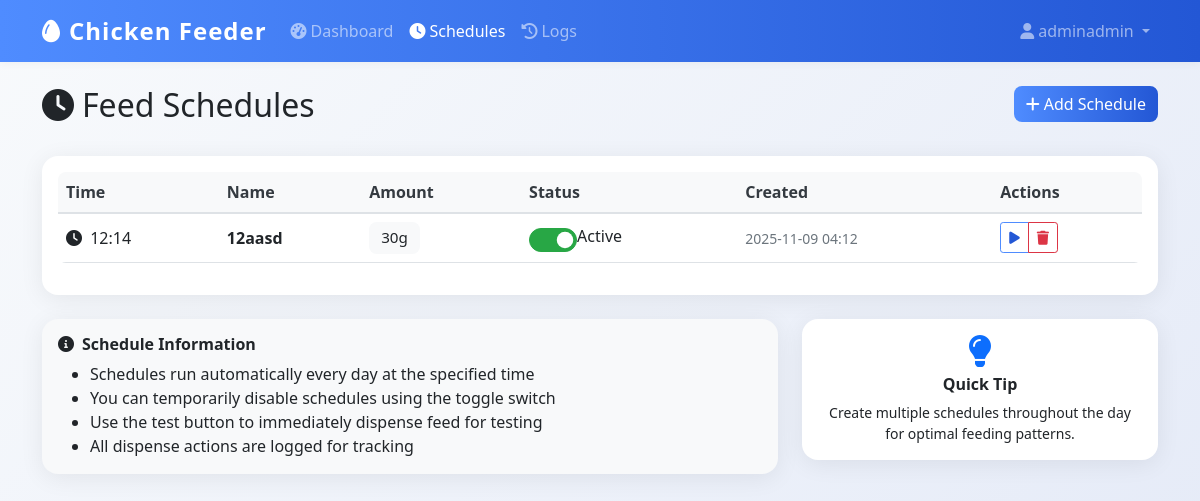
Screenshot of /schedules (signed in) with the database file from the repository.
### app.py (models this page shows)
class User(UserMixin, db.Model):
    id = db.Column(db.Integer, primary_key=True)
    username = db.Column(db.String(80), unique=True, nullable=False)
    email = db.Column(db.String(120), unique=True, nullable=False)
    password_hash = db.Column(db.String(120), nullable=False)
    is_admin = db.Column(db.Boolean, default=True)
    created_at = db.Column(db.DateTime, default=datetime.utcnow)
    iot_device_url = db.Column(db.String(255), nullable=True)  # IoT device association

class FeedSchedule(db.Model):
    id = db.Column(db.Integer, primary_key=True)
    name = db.Column(db.String(100), nullable=False)
    feed_time = db.Column(db.Time, nullable=False)
    amount_grams = db.Column(db.Integer, nullable=False)
    is_active = db.Column(db.Boolean, default=True)
    created_by = db.Column(db.Integer, db.ForeignKey('user.id'), nullable=False)
    created_at = db.Column(db.DateTime, default=datetime.utcnow)
    user = db.relationship('User', backref=db.backref('schedules', lazy=True))

### app.py (the view)
@app.route('/schedules')
@login_required
def schedules():
    schedules = FeedSchedule.query.filter_by(created_by=current_user.id).order_by(FeedSchedule.feed_time).all()
    return render_template('schedules.html', schedules=schedules)

### app.py (called while the page is built)
@login_manager.user_loader
def load_user(user_id):
    return db.session.get(User, int(user_id))

@app.context_processor
def inject_datetime():
    return {'datetime': datetime}

### templates/schedules.html (shortened to what this page needs)
{% extends "base.html" %}
{% block content %}
<div class="row mb-4">
    <div class="col">
        <h1 class="h2">
            <i class="fas fa-clock me-2"></i>Feed Schedules
        </h1>
    </div>
    <div class="col-auto">
        <a href="{{ url_for('add_schedule') }}" class="btn btn-primary">
            <i class="fas fa-plus me-1"></i>Add Schedule
        </a>
    </div>
</div>
<div class="card">
    <div class="card-body">
        {% if schedules %}
        <div class="table-responsive">
            <table class="table table-hover">
                <thead>
                    <tr>
                        <th>Time</th>
                        <th>Name</th>
                        <th>Amount</th>
                        <th>Status</th>
                        <th>Created</th>
                        <th>Actions</th>
                    </tr>
                </thead>
                <tbody>
                    {% for schedule in schedules %}
                    <tr id="schedule-{{ schedule.id }}">
                        <td>
                            <i class="fas fa-clock me-1"></i>
                            {{ schedule.feed_time.strftime('%H:%M') }}
                        </td>
                        <td>
                            <strong>{{ schedule.name }}</strong>
                        </td>
                        <td>
                            <span class="badge bg-light text-dark">{{ schedule.amount_grams }}g</span>
                        </td>
                        <td>
                            <div class="form-check form-switch">
                                <input class="form-check-input" type="checkbox"
                                       id="toggle-{{ schedule.id }}"
                                       {% if schedule.is_active %}checked{% endif %}
                                       onchange="toggleSchedule({{ schedule.id }})">
                                <label class="form-check-label" for="toggle-{{ schedule.id }}">
                                    <span id="status-text-{{ schedule.id }}">
                                        {% if schedule.is_active %}Active{% else %}Inactive{% endif %}
                                    </span>
                                </label>
                            </div>
                        </td>
                        <td>
                            <small class="text-muted">
                                {{ schedule.created_at.strftime('%Y-%m-%d %H:%M') }}
                            </small>
                        </td>
                        <td>
                            <div class="btn-group btn-group-sm">
                                <button class="btn btn-outline-primary"
                                        onclick="testSchedule({{ schedule.id }}, {{ schedule.amount_grams }})"
                                        title="Test this schedule">
                                    <i class="fas fa-play"></i>
                                </button>
                                <button class="btn btn-outline-danger"
                                        onclick="deleteSchedule({{ schedule.id }}, '{{ schedule.name }}')"
                                        title="Delete schedule">
                                    <i class="fas fa-trash"></i>
                                </button>
                            </div>
                        </td>
                    </tr>
                    {% endfor %}
                </tbody>
            </table>
        </div>
        {% endif %}
    </div>
</div>
<div class="row mt-4">
    <div class="col-lg-8">
        <div class="card bg-light">
            <div class="card-body">
                <h6 class="card-title">
                    <i class="fas fa-info-circle me-2"></i>Schedule Information
                </h6>
                <ul class="mb-0">
                    <li>Schedules run automatically every day at the specified time</li>
                    <li>You can temporarily disable schedules using the toggle switch</li>
                    <li>Use the test button to immediately dispense feed for testing</li>
                    <li>All dispense actions are logged for tracking</li>
                </ul>
            </div>
        </div>
    </div>
    <div class="col-lg-4">
        <div class="card border-primary">
            <div class="card-body text-center">
                <i class="fas fa-lightbulb fa-2x text-primary mb-2"></i>
                <h6 class="card-title">Quick Tip</h6>
                <p class="card-text small">
                    Create multiple schedules throughout the day for optimal feeding patterns.
                </p>
            </div>
        </div>
    </div>
</div>
{% endblock %}

### templates/base.html (shortened to what this page needs)
<!DOCTYPE html>
<html lang="en">
<head>
    <link href="https://cdn.jsdelivr.net/npm/bootstrap@5.1.3/dist/css/bootstrap.min.css" rel="stylesheet">
    <link href="https://cdnjs.cloudflare.com/ajax/libs/font-awesome/6.0.0/css/all.min.css" rel="stylesheet">
    <link href="{{ url_for('static', filename='css/style.css') }}" rel="stylesheet">
</head>
<body>
    {% if current_user.is_authenticated %}
    <nav class="navbar navbar-expand-lg navbar-dark bg-primary">
        <div class="container">
            <a class="navbar-brand" href="{{ url_for('dashboard') }}">
                <i class="fas fa-egg me-2"></i>Chicken Feeder
            </a>
            <div class="collapse navbar-collapse" id="navbarNav">
                <ul class="navbar-nav me-auto">
                    <li class="nav-item">
                        <a class="nav-link {% if request.endpoint == 'dashboard' %}active{% endif %}"
                           href="{{ url_for('dashboard') }}">
                            <i class="fas fa-tachometer-alt me-1"></i>Dashboard
                        </a>
                    </li>
                    <li class="nav-item">
                        <a class="nav-link {% if request.endpoint in ['schedules', 'add_schedule'] %}active{% endif %}"
                           href="{{ url_for('schedules') }}">
                            <i class="fas fa-clock me-1"></i>Schedules
                        </a>
                    </li>
                    <li class="nav-item">
                        <a class="nav-link {% if request.endpoint == 'logs' %}active{% endif %}"
                           href="{{ url_for('logs') }}">
                            <i class="fas fa-history me-1"></i>Logs
                        </a>
                    </li>
                </ul>
                <ul class="navbar-nav">
                    <li class="nav-item dropdown">
                        <a class="nav-link dropdown-toggle" href="#" id="navbarDropdown" role="button"
                           data-bs-toggle="dropdown">
                            <i class="fas fa-user me-1"></i>{{ current_user.username }}
                        </a>
                    </li>
                </ul>
            </div>
        </div>
    </nav>
    {% endif %}
    <main class="container mt-4 mb-5">
        {% block content %}{% endblock %}
    </main>
</body>
</html>

### static/css/style.css (style rules this page uses)
:root { --primary-color: #2c5f2d; --secondary-color: #97bc62; --success-color: #28a745; --danger-color: #dc3545; --warning-color: #ffc107; --info-color: #17a2b8; --light-color: #f8f9fa; --dark-color: #343a40; }
body { font-family: 'Segoe UI', Tahoma, Geneva, Verdana, sans-serif; background-color: #f5f7fa; }
.navbar-brand { font-weight: bold; font-size: 1.5rem; }
.navbar-nav .nav-link { font-weight: 500; transition: all 0.2s ease; }
.card { border: none; border-radius: 12px; box-shadow: 0 2px 10px rgba(0,0,0,0.08); transition: all 0.3s ease; }
.btn { border-radius: 8px; font-weight: 500; transition: all 0.2s ease; }
.btn-primary { background: linear-gradient(135deg, var(--primary-color) 0%, var(--secondary-color) 100%); border: none; }
.table { border-radius: 8px; overflow: hidden; }
.table thead th { background-color: #f8f9fa; border-bottom: 2px solid #dee2e6; font-weight: 600; color: var(--dark-color); }
.badge { border-radius: 20px; font-size: 0.75rem; font-weight: 500; padding: 0.5rem 0.75rem; }
.form-switch .form-check-input { width: 3rem; height: 1.5rem; border-radius: 3rem; }
.form-switch .form-check-input:checked { background-color: var(--success-color); border-color: var(--success-color); }

### templates/base.html (style rules this page uses)
body { background: linear-gradient(135deg, #f8fafc 0%, #e3e9f7 100%); min-height: 100vh; }
.navbar { box-shadow: 0 2px 8px rgba(0,0,0,0.04); }
.card { border-radius: 1rem; box-shadow: 0 4px 24px rgba(0,0,0,0.07); }
.btn-primary, .bg-primary { background: linear-gradient(90deg, #4f8cff 0%, #2357d5 100%) !important; border: none; }
.btn-outline-primary { border-color: #4f8cff !important; color: #2357d5 !important; }
.card-title, h1, h2, h3, h4, h5, h6 { font-family: 'Segoe UI', 'Roboto', 'Arial', sans-serif; font-weight: 600; }
.badge { font-size: 0.95em; border-radius: 0.5em; }
.table th, .table td { vertical-align: middle !important; }
.navbar-brand { font-weight: bold; letter-spacing: 1px; }

### rows the page displays
User: username "adminadmin"
FeedSchedule: feed_time "12:14", name "12aasd", amount_grams "30", is_active "☑", shows "Active", created_at "2025-11-09 04:12"
